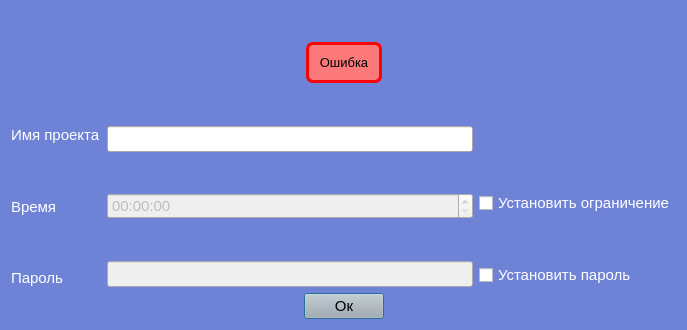
<?xml version="1.0" encoding="UTF-8"?>
<ui version="4.0">
 <class>DialogCreateTest</class>
 <widget class="QDialog" name="DialogCreateTest">
  <property name="geometry">
   <rect>
    <x>0</x>
    <y>0</y>
    <width>687</width>
    <height>330</height>
   </rect>
  </property>
  <property name="font">
   <font>
    <pointsize>11</pointsize>
   </font>
  </property>
  <property name="windowTitle">
   <string>Настройте проект теста</string>
  </property>
  <property name="styleSheet">
   <string notr="true">#DialogCreateTest {
background: #6F83D6;
}</string>
  </property>
  <layout class="QVBoxLayout" name="verticalLayout_4">
   <item>
    <spacer name="verticalSpacer_9">
     <property name="orientation">
      <enum>Qt::Vertical</enum>
     </property>
     <property name="sizeType">
      <enum>QSizePolicy::Preferred</enum>
     </property>
     <property name="sizeHint" stdset="0">
      <size>
       <width>20</width>
       <height>40</height>
      </size>
     </property>
    </spacer>
   </item>
   <item>
    <layout class="QHBoxLayout" name="horizontalLayout_3">
     <item>
      <spacer name="horizontalSpacer_4">
       <property name="orientation">
        <enum>Qt::Horizontal</enum>
       </property>
       <property name="sizeHint" stdset="0">
        <size>
         <width>40</width>
         <height>20</height>
        </size>
       </property>
      </spacer>
     </item>
     <item>
      <widget class="QLabel" name="label_4">
       <property name="sizePolicy">
        <sizepolicy hsizetype="Preferred" vsizetype="Preferred">
         <horstretch>0</horstretch>
         <verstretch>0</verstretch>
        </sizepolicy>
       </property>
       <property name="minimumSize">
        <size>
         <width>0</width>
         <height>0</height>
        </size>
       </property>
       <property name="font">
        <font>
         <pointsize>10</pointsize>
        </font>
       </property>
       <property name="styleSheet">
        <string notr="true">background-color: #fc7979;
border: 3px solid;
border-color: #fc0303;
padding: 10px;
border-radius:7px;</string>
       </property>
       <property name="text">
        <string>Ошибка</string>
       </property>
       <property name="alignment">
        <set>Qt::AlignCenter</set>
       </property>
       <property name="wordWrap">
        <bool>false</bool>
       </property>
      </widget>
     </item>
     <item>
      <spacer name="horizontalSpacer_3">
       <property name="orientation">
        <enum>Qt::Horizontal</enum>
       </property>
       <property name="sizeHint" stdset="0">
        <size>
         <width>40</width>
         <height>20</height>
        </size>
       </property>
      </spacer>
     </item>
    </layout>
   </item>
   <item>
    <spacer name="verticalSpacer_8">
     <property name="orientation">
      <enum>Qt::Vertical</enum>
     </property>
     <property name="sizeType">
      <enum>QSizePolicy::Preferred</enum>
     </property>
     <property name="sizeHint" stdset="0">
      <size>
       <width>20</width>
       <height>45</height>
      </size>
     </property>
    </spacer>
   </item>
   <item>
    <layout class="QHBoxLayout" name="horizontalLayout">
     <item>
      <layout class="QVBoxLayout" name="verticalLayout">
       <item>
        <widget class="QLabel" name="label">
         <property name="font">
          <font>
           <pointsize>11</pointsize>
          </font>
         </property>
         <property name="styleSheet">
          <string notr="true">color: white;</string>
         </property>
         <property name="text">
          <string>Имя проекта</string>
         </property>
        </widget>
       </item>
       <item>
        <spacer name="verticalSpacer_3">
         <property name="orientation">
          <enum>Qt::Vertical</enum>
         </property>
         <property name="sizeHint" stdset="0">
          <size>
           <width>20</width>
           <height>40</height>
          </size>
         </property>
        </spacer>
       </item>
       <item>
        <widget class="QLabel" name="label_2">
         <property name="font">
          <font>
           <pointsize>11</pointsize>
          </font>
         </property>
         <property name="styleSheet">
          <string notr="true">color: white;</string>
         </property>
         <property name="text">
          <string>Время</string>
         </property>
        </widget>
       </item>
       <item>
        <spacer name="verticalSpacer_4">
         <property name="orientation">
          <enum>Qt::Vertical</enum>
         </property>
         <property name="sizeHint" stdset="0">
          <size>
           <width>20</width>
           <height>40</height>
          </size>
         </property>
        </spacer>
       </item>
       <item>
        <widget class="QLabel" name="label_3">
         <property name="font">
          <font>
           <pointsize>11</pointsize>
          </font>
         </property>
         <property name="styleSheet">
          <string notr="true">color: white;</string>
         </property>
         <property name="text">
          <string>Пароль</string>
         </property>
        </widget>
       </item>
      </layout>
     </item>
     <item>
      <layout class="QVBoxLayout" name="verticalLayout_2">
       <item>
        <widget class="QLineEdit" name="lineEdit"/>
       </item>
       <item>
        <spacer name="verticalSpacer">
         <property name="orientation">
          <enum>Qt::Vertical</enum>
         </property>
         <property name="sizeHint" stdset="0">
          <size>
           <width>20</width>
           <height>40</height>
          </size>
         </property>
        </spacer>
       </item>
       <item>
        <widget class="QTimeEdit" name="timeEdit">
         <property name="enabled">
          <bool>false</bool>
         </property>
        </widget>
       </item>
       <item>
        <spacer name="verticalSpacer_2">
         <property name="orientation">
          <enum>Qt::Vertical</enum>
         </property>
         <property name="sizeHint" stdset="0">
          <size>
           <width>20</width>
           <height>40</height>
          </size>
         </property>
        </spacer>
       </item>
       <item>
        <widget class="QLineEdit" name="lineEdit_33">
         <property name="enabled">
          <bool>false</bool>
         </property>
         <property name="styleSheet">
          <string notr="true">QLineEdit {

}</string>
         </property>
        </widget>
       </item>
      </layout>
     </item>
     <item>
      <layout class="QVBoxLayout" name="verticalLayout_3">
       <item>
        <widget class="QLabel" name="label_5">
         <property name="sizePolicy">
          <sizepolicy hsizetype="Minimum" vsizetype="Fixed">
           <horstretch>0</horstretch>
           <verstretch>0</verstretch>
          </sizepolicy>
         </property>
         <property name="text">
          <string/>
         </property>
        </widget>
       </item>
       <item>
        <spacer name="verticalSpacer_6">
         <property name="orientation">
          <enum>Qt::Vertical</enum>
         </property>
         <property name="sizeHint" stdset="0">
          <size>
           <width>20</width>
           <height>40</height>
          </size>
         </property>
        </spacer>
       </item>
       <item>
        <widget class="QCheckBox" name="checkBox_2">
         <property name="font">
          <font>
           <pointsize>11</pointsize>
          </font>
         </property>
         <property name="styleSheet">
          <string notr="true">color: white;</string>
         </property>
         <property name="text">
          <string>Установить ограничение</string>
         </property>
        </widget>
       </item>
       <item>
        <spacer name="verticalSpacer_5">
         <property name="orientation">
          <enum>Qt::Vertical</enum>
         </property>
         <property name="sizeHint" stdset="0">
          <size>
           <width>20</width>
           <height>40</height>
          </size>
         </property>
        </spacer>
       </item>
       <item>
        <widget class="QCheckBox" name="checkBox">
         <property name="font">
          <font>
           <pointsize>11</pointsize>
          </font>
         </property>
         <property name="styleSheet">
          <string notr="true">color: white;</string>
         </property>
         <property name="text">
          <string>Установить пароль</string>
         </property>
        </widget>
       </item>
      </layout>
     </item>
    </layout>
   </item>
   <item>
    <spacer name="verticalSpacer_7">
     <property name="orientation">
      <enum>Qt::Vertical</enum>
     </property>
     <property name="sizeHint" stdset="0">
      <size>
       <width>20</width>
       <height>0</height>
      </size>
     </property>
    </spacer>
   </item>
   <item>
    <layout class="QHBoxLayout" name="horizontalLayout_2">
     <item>
      <spacer name="horizontalSpacer_2">
       <property name="orientation">
        <enum>Qt::Horizontal</enum>
       </property>
       <property name="sizeHint" stdset="0">
        <size>
         <width>40</width>
         <height>20</height>
        </size>
       </property>
      </spacer>
     </item>
     <item>
      <widget class="ColorPushButton" name="pushButton">
       <property name="font">
        <font>
         <pointsize>11</pointsize>
        </font>
       </property>
       <property name="styleSheet">
        <string notr="true">background: #b0b0b0;</string>
       </property>
       <property name="text">
        <string>Ок</string>
       </property>
      </widget>
     </item>
     <item>
      <spacer name="horizontalSpacer">
       <property name="orientation">
        <enum>Qt::Horizontal</enum>
       </property>
       <property name="sizeHint" stdset="0">
        <size>
         <width>40</width>
         <height>20</height>
        </size>
       </property>
      </spacer>
     </item>
    </layout>
   </item>
  </layout>
 </widget>
 <customwidgets>
  <customwidget>
   <class>ColorPushButton</class>
   <extends>QPushButton</extends>
   <header>colorpushbutton.h</header>
  </customwidget>
 </customwidgets>
 <resources/>
 <connections/>
</ui>
